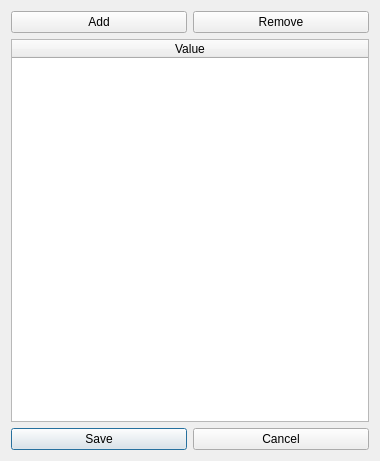
<?xml version="1.0" encoding="UTF-8"?>
<ui version="4.0">
 <class>ValueEditor</class>
 <widget class="QDialog" name="ValueEditor">
  <property name="windowModality">
   <enum>Qt::ApplicationModal</enum>
  </property>
  <property name="geometry">
   <rect>
    <x>0</x>
    <y>0</y>
    <width>380</width>
    <height>461</height>
   </rect>
  </property>
  <property name="windowTitle">
   <string>Value Editor</string>
  </property>
  <property name="modal">
   <bool>true</bool>
  </property>
  <layout class="QGridLayout" name="gridLayout">
   <item row="4" column="0">
    <layout class="QHBoxLayout" name="horizontalLayout">
     <item>
      <widget class="QPushButton" name="veSaveButton">
       <property name="text">
        <string>Save</string>
       </property>
      </widget>
     </item>
     <item>
      <widget class="QPushButton" name="veCancelButton">
       <property name="text">
        <string>Cancel</string>
       </property>
      </widget>
     </item>
    </layout>
   </item>
   <item row="3" column="0">
    <widget class="QTableWidget" name="veTableWidget">
     <property name="columnCount">
      <number>1</number>
     </property>
     <attribute name="horizontalHeaderStretchLastSection">
      <bool>true</bool>
     </attribute>
     <column>
      <property name="text">
       <string>Value</string>
      </property>
     </column>
    </widget>
   </item>
   <item row="2" column="0">
    <layout class="QHBoxLayout" name="horizontalLayout_2">
     <property name="topMargin">
      <number>0</number>
     </property>
     <item>
      <widget class="QPushButton" name="veAddButton">
       <property name="text">
        <string>Add</string>
       </property>
      </widget>
     </item>
     <item>
      <widget class="QPushButton" name="veRemoveButton">
       <property name="text">
        <string>Remove</string>
       </property>
      </widget>
     </item>
    </layout>
   </item>
  </layout>
 </widget>
 <resources/>
 <connections/>
</ui>
